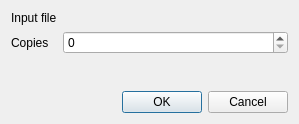
<?xml version="1.0" encoding="UTF-8"?>
<ui version="4.0">
 <class>Dialog</class>
 <widget class="QDialog" name="Dialog">
  <property name="geometry">
   <rect>
    <x>0</x>
    <y>0</y>
    <width>299</width>
    <height>124</height>
   </rect>
  </property>
  <property name="windowTitle">
   <string>Dialog</string>
  </property>
  <layout class="QVBoxLayout" name="verticalLayout_2">
   <item>
    <layout class="QVBoxLayout" name="verticalLayout">
     <item>
      <layout class="QFormLayout" name="formLayout">
       <item row="0" column="0">
        <widget class="QLabel" name="inputFileLabel">
         <property name="text">
          <string>Input file</string>
         </property>
        </widget>
       </item>
       <item row="0" column="1">
        <widget class="QgsFileWidget" name="filewidget_input"/>
       </item>
       <item row="1" column="0">
        <widget class="QLabel" name="copiesLabel">
         <property name="text">
          <string>Copies</string>
         </property>
        </widget>
       </item>
       <item row="1" column="1">
        <widget class="QgsSpinBox" name="spinbox_copies">
         <property name="maximum">
          <number>10</number>
         </property>
        </widget>
       </item>
      </layout>
     </item>
    </layout>
   </item>
   <item>
    <widget class="QDialogButtonBox" name="buttonBox">
     <property name="orientation">
      <enum>Qt::Horizontal</enum>
     </property>
     <property name="standardButtons">
      <set>QDialogButtonBox::Cancel|QDialogButtonBox::Ok</set>
     </property>
    </widget>
   </item>
  </layout>
 </widget>
 <customwidgets>
  <customwidget>
   <class>QgsFileWidget</class>
   <extends>QWidget</extends>
   <header>qgsfilewidget.h</header>
  </customwidget>
  <customwidget>
   <class>QgsSpinBox</class>
   <extends>QSpinBox</extends>
   <header>qgsspinbox.h</header>
  </customwidget>
 </customwidgets>
 <resources/>
 <connections>
  <connection>
   <sender>buttonBox</sender>
   <signal>accepted()</signal>
   <receiver>Dialog</receiver>
   <slot>accept()</slot>
   <hints>
    <hint type="sourcelabel">
     <x>248</x>
     <y>254</y>
    </hint>
    <hint type="destinationlabel">
     <x>157</x>
     <y>274</y>
    </hint>
   </hints>
  </connection>
  <connection>
   <sender>buttonBox</sender>
   <signal>rejected()</signal>
   <receiver>Dialog</receiver>
   <slot>reject()</slot>
   <hints>
    <hint type="sourcelabel">
     <x>316</x>
     <y>260</y>
    </hint>
    <hint type="destinationlabel">
     <x>286</x>
     <y>274</y>
    </hint>
   </hints>
  </connection>
 </connections>
</ui>
